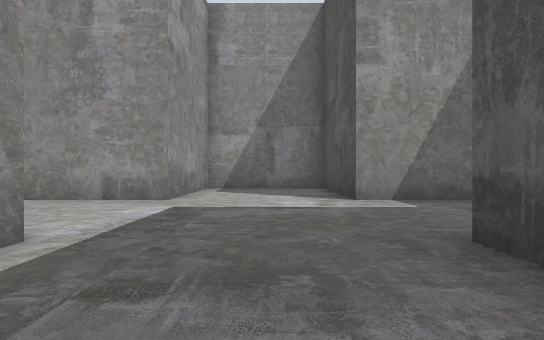
view 1 (above)

24 first-person views from a walk through a world built for the Gazebo simulator. The camera is 0.5 m above the floor, looks level and sees 80° across. The floor is counted in squares, 1 m on a side. Each view is taken from the middle of a square. On the plan, view 1 faces up. The plan holds only what a view shows up to about 9 squares ahead; the rest is blank. The place goes on beyond the plan.

view 2
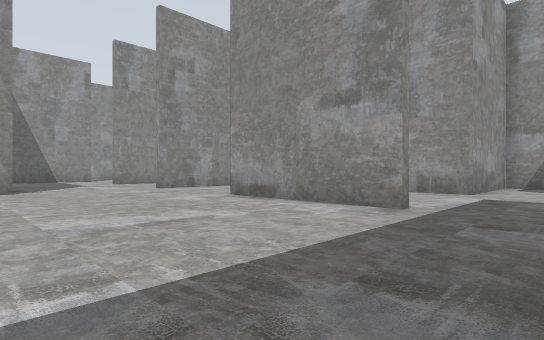

view 3
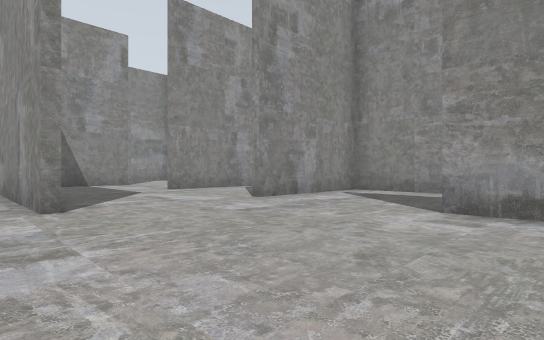

view 4
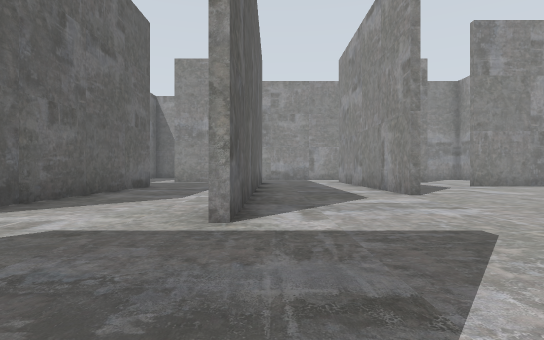

view 5
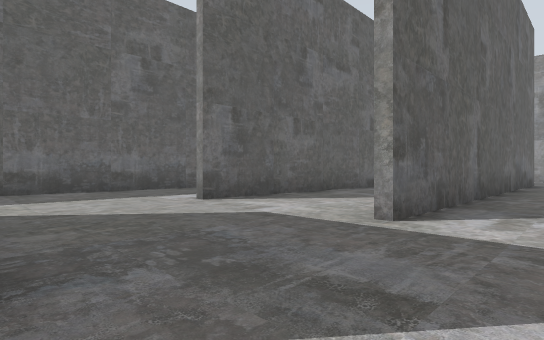

view 6
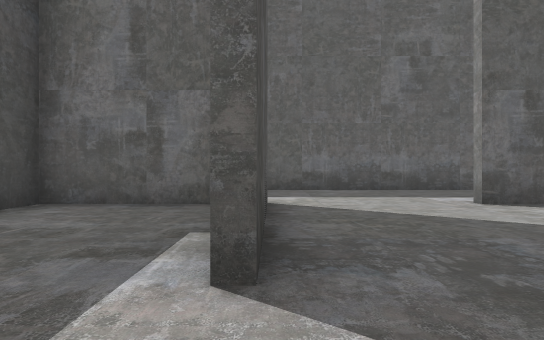

view 7
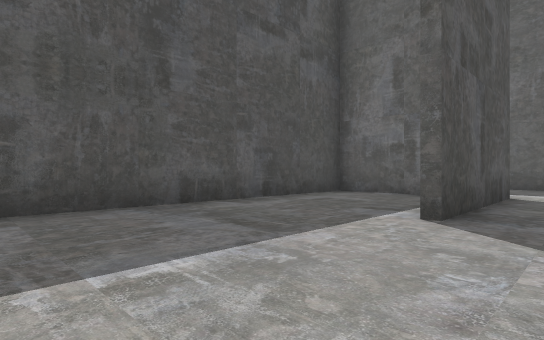

view 8
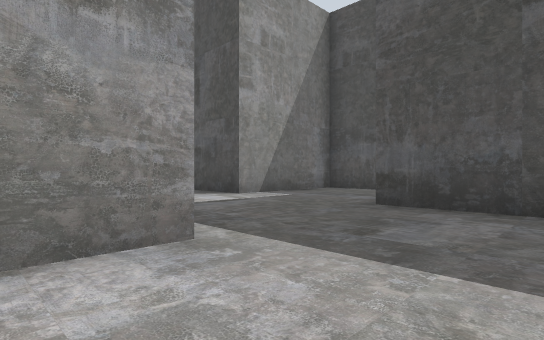

view 9
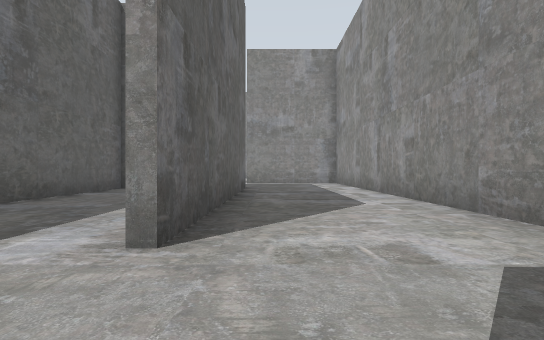

view 10
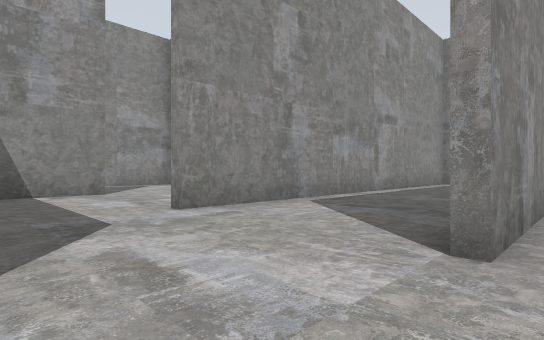

view 11
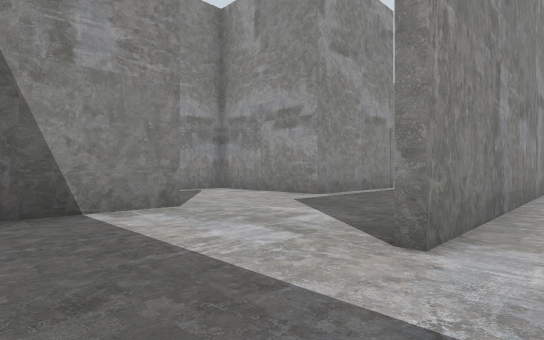

view 12
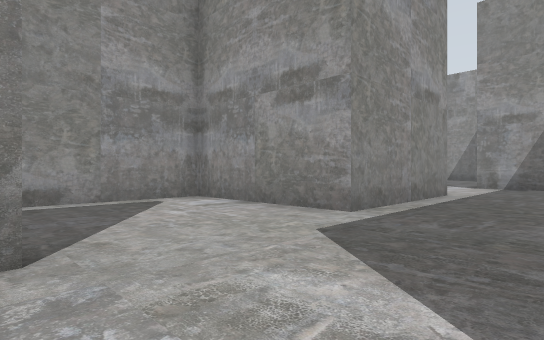

view 13
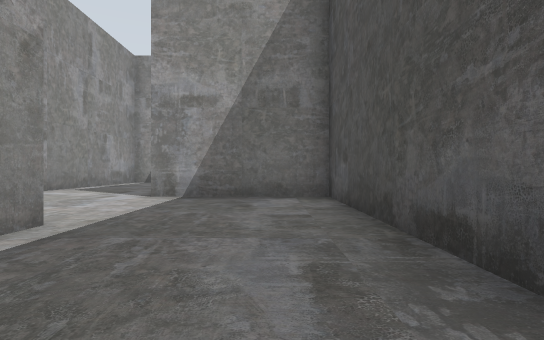

view 14
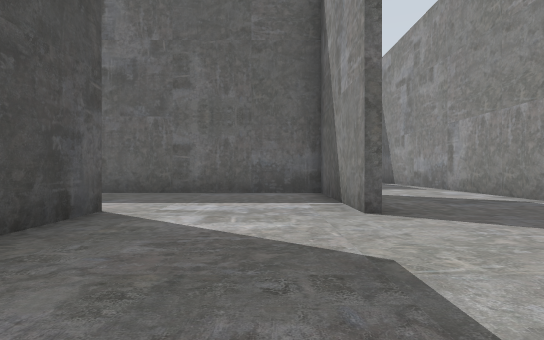

view 15
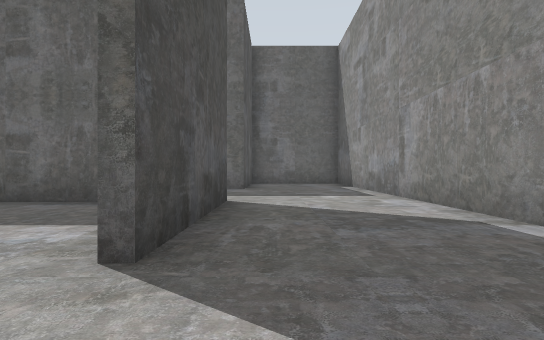

view 16
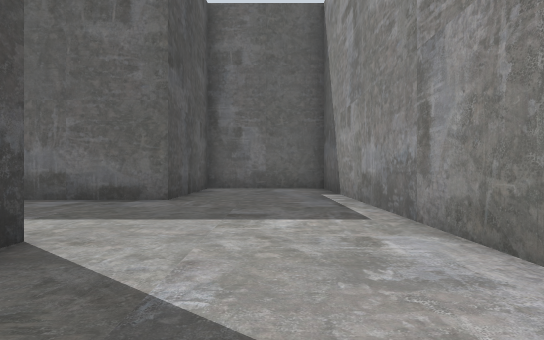

view 17
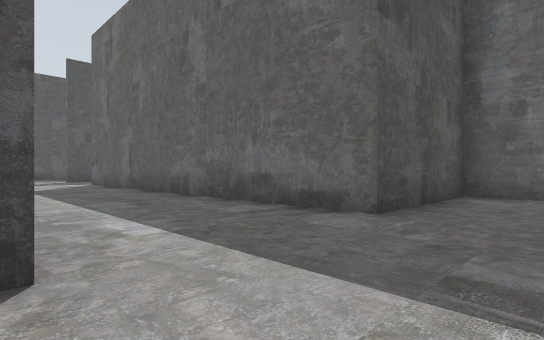

view 18
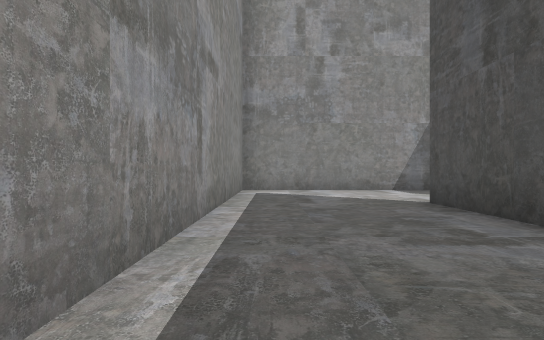

view 19
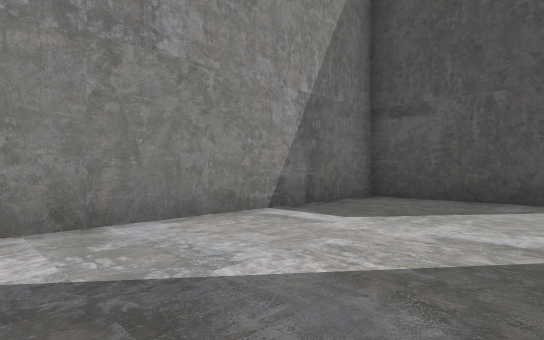

view 20
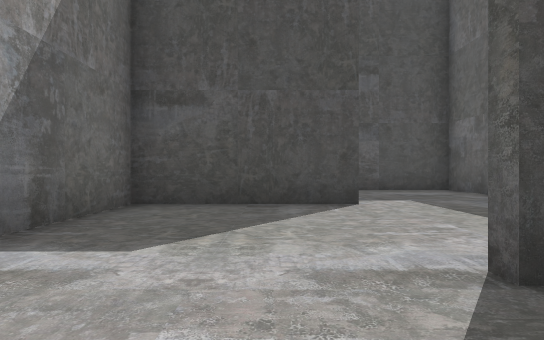

view 21
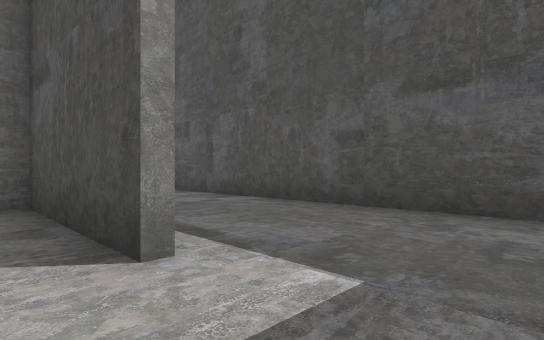

view 22
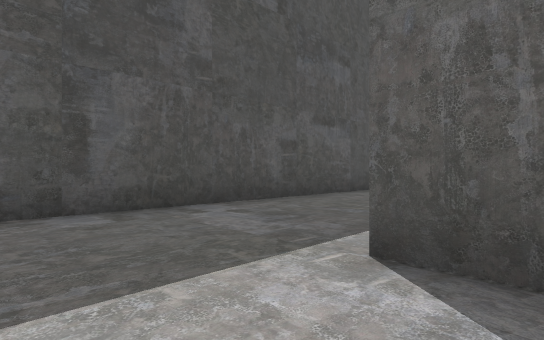

view 23
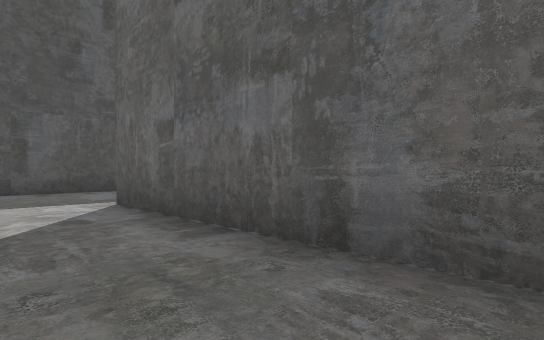

view 24
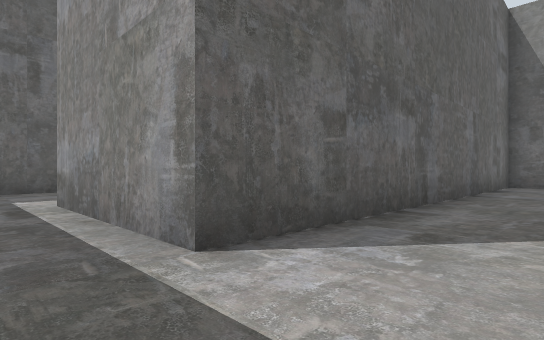

### Floor plan
Ten units are one square. View 1 is at (0, 0); x grows to the right and y downward. Boxes are objects, and circles mark ways between rooms. Rooms are numbered by the first view taken in them; rooms with no view inside come last. Other rooms are left out.
<svg viewBox="-189 -150 241 266">
<path fill="none" stroke="#000" d="M-58 46 -120 46M-84 44 -50 44M-16 -21 -54 -21M-19 80 -19 44M14 -4 14 -24M-11 77 14 77 14 14M-62 -54 -84 -54 -84 -20M-119 77 -50 77M-151 -14 -151 11 -102 11M47 -39 47 -50M-118 111 -14 111M44 -54 14 -54 14 -87 -17 -87 -17 -54 -41 -54M-151 -24 -151 -14M-153 14 -153 -24M-119 -20 -119 -36M-119 -72 -119 -121 -144 -121M-84 13 -124 13M-151 -90 -151 -54 -184 -54 -184 77 -153 77 -153 44 -84 44M-86 -68 -86 -90M-53 -86 -53 -121 -117 -121 -117 -20M-58 -56 -19 -56 -19 -145M-151 -131 -151 -123 -51 -123 -51 -86"/>
<circle cx="-135" cy="-25" r="3" fill="#2a7"/>
<circle cx="-90" cy="25" r="3" fill="#2a7"/>
<circle cx="-105" cy="-30" r="3" fill="#2a7"/>
<circle cx="-50" cy="-75" r="3" fill="#2a7"/>
<text x="-50" y="20">1</text>
<text x="-160" y="-10">2</text>
<text x="-90" y="-90">3</text>
<text x="-70" y="-130">4</text>
</svg>
Room 1 opens to room 2. Room 1 opens to room 3. Room 3 opens to room 4.

Where each view was taken, in squares from view 1:
view 1: 0 up, 0 right, facing up
view 2: 2 down, 0 right, facing up-left
view 3: 2 down, 4 left, facing up-left
view 4: 4 down, 2 left, facing left
view 5: 3 down, 2 left, facing down-left
view 6: 3 down, 2 left, facing down
view 7: 1 down, 3 left, facing down-right
view 8: 0 up, 3 left, facing up-right
view 9: 7 down, 3 left, facing left
view 10: 0 up, 8 left, facing up-left
view 11: 0 up, 11 left, facing up-left
view 12: 2 up, 13 left, facing up-left
view 13: 6 up, 13 left, facing up
view 14: 6 up, 14 left, facing down
view 15: 4 up, 16 left, facing down
view 16: 1 up, 17 left, facing down
view 17: 1 down, 17 left, facing down-right
view 18: 4 up, 11 left, facing up
view 19: 9 up, 11 left, facing up-right
view 20: 10 up, 10 left, facing right
view 21: 7 up, 6 left, facing up-right
view 22: 14 up, 6 left, facing down-right
view 23: 14 up, 10 left, facing down-right
view 24: 14 up, 4 left, facing down-left
